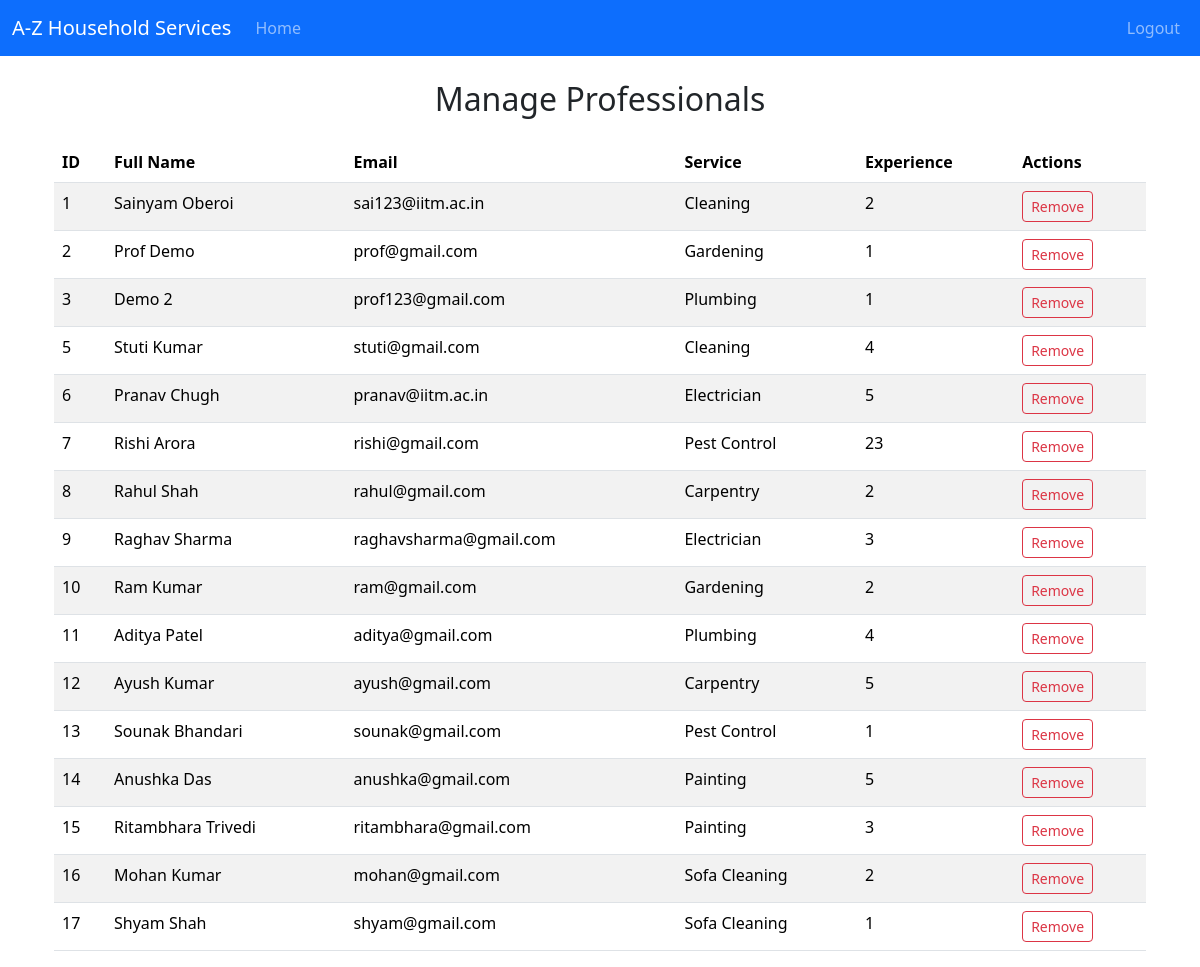
The page /admin/manage_professionals on the database its author committed.
### backend/models.py (models this page shows)
class Professional(db.Model):
    __tablename__ = 'professional'
    id = db.Column(db.Integer, primary_key=True)
    email = db.Column(db.String(120), unique=True, nullable=False)
    password = db.Column(db.String(120), nullable=False)
    role = db.Column(db.Integer, default=2)   #1 for customer, 2 for professional, 3 for admin
    full_name = db.Column(db.String(100), nullable=False)
    service_name = db.Column(db.String(100), nullable=False)
    experience = db.Column(db.Integer, nullable=False)
    uploaded_documents = db.Column(db.String(255))  # Stores file path or URL
    address = db.Column(db.String(255), nullable=False)
    pincode = db.Column(db.Integer, nullable=False)
    status = db.Column(db.String(10), nullable=False, default='pending') # for approval of admin
    service_requests = db.relationship('ServiceRequest',cascade="all,delete", backref='professional', lazy='dynamic') #relationship: professionals can access its service requests

### backend/controllers.py (the view)
@app.route('/admin/manage_professionals', methods=["GET"])
def admin_manage_professionals():
    professionals = Professional.query.filter_by(status='approved').all()  # Fetching all professionals
    admin = User.query.filter_by(role=0).first()  # Fetching admin for <name> in admin dashboard
    return render_template("admin_manage_professionals.html", professionals=professionals, admin=admin)

### templates/admin_manage_professionals.html (shortened to what this page needs)
{% extends "base_dashboard.html" %}
{% block dashboard_content %}
<div class="container mt-4">
    <h2 class="text-center mb-4">Manage Professionals</h2>
    <table class="table table-striped">
        <thead>
            <tr>
                <th>ID</th>
                <th>Full Name</th>
                <th>Email</th>
                <th>Service</th>
                <th>Experience</th>
                <th>Actions</th>
            </tr>
        </thead>
        <tbody>
            {% for professional in professionals %}
            <tr>
                <td>{{ professional.id }}</td>
                <td>{{ professional.full_name }}</td>
                <td>{{ professional.email }}</td>
                <td>{{ professional.service_name }}</td>
                <td>{{ professional.experience }}</td>
                <td>
                    <form action="{{ url_for('admin_remove_professional', professional_id=professional.id) }}" method="POST" style="display:inline;">
                        <button type="submit" class="btn btn-sm btn-outline-danger">Remove</button>
                    </form>
                </td>
            </tr>
            {% endfor %}
        </tbody>
    </table>
</div>
{% endblock %}

### rows shown on the page
Professional: id "1", full_name "Sainyam Oberoi", email "sai123@iitm.ac.in", service_name "Cleaning", experience "2"
Professional: id "2", full_name "Prof Demo", email "prof@gmail.com", service_name "Gardening", experience "1"
Professional: id "3", full_name "Demo 2", email "prof123@gmail.com", service_name "Plumbing", experience "1"
Professional: id "5", full_name "Stuti Kumar", email "stuti@gmail.com", service_name "Cleaning", experience "4"
Professional: id "6", full_name "Pranav Chugh", email "pranav@iitm.ac.in", service_name "Electrician", experience "5"
Professional: id "7", full_name "Rishi Arora", email "rishi@gmail.com", service_name "Pest Control", experience "23"
Professional: id "8", full_name "Rahul Shah", email "rahul@gmail.com", service_name "Carpentry", experience "2"
Professional: id "9", full_name "Raghav Sharma", email "raghavsharma@gmail.com", service_name "Electrician", experience "3"
Professional: id "10", full_name "Ram Kumar", email "ram@gmail.com", service_name "Gardening", experience "2"
Professional: id "11", full_name "Aditya Patel", email "aditya@gmail.com", service_name "Plumbing", experience "4"
Professional: id "12", full_name "Ayush Kumar", email "ayush@gmail.com", service_name "Carpentry", experience "5"
Professional: id "13", full_name "Sounak Bhandari", email "sounak@gmail.com", service_name "Pest Control", experience "1"
Professional: id "14", full_name "Anushka Das", email "anushka@gmail.com", service_name "Painting", experience "5"
Professional: id "15", full_name "Ritambhara Trivedi", email "ritambhara@gmail.com", service_name "Painting", experience "3"
Professional: id "16", full_name "Mohan Kumar", email "mohan@gmail.com", service_name "Sofa Cleaning", experience "2"
Professional: id "17", full_name "Shyam Shah", email "shyam@gmail.com", service_name "Sofa Cleaning", experience "1"
